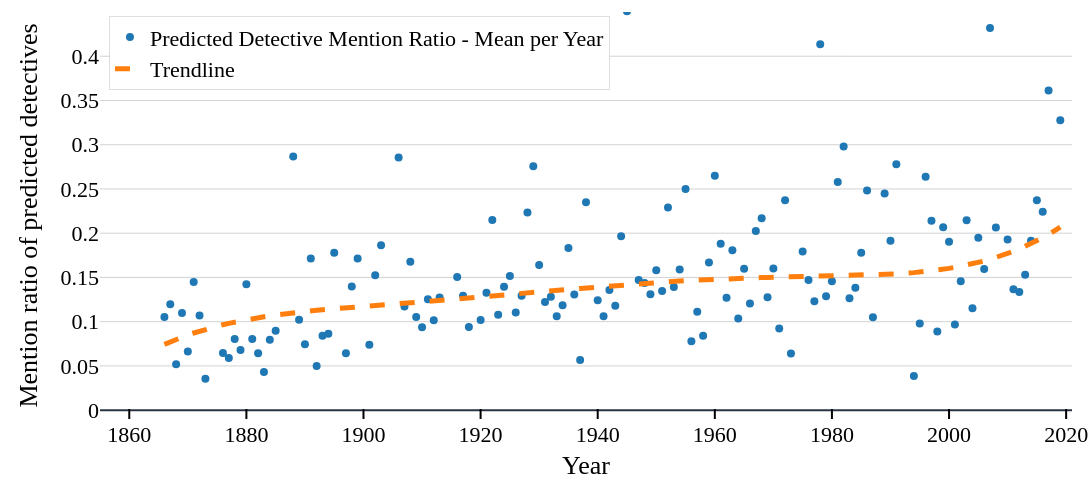

The notebook cell this image was saved under:
### Code cell
fig = go.Figure()

# Add scatter plot (points) for mean probabilities
fig.add_trace(go.Scatter(
    x=predicted_detectives_df['year'],
    y=predicted_detectives_df['mention_ratio'],
    mode='markers',
    # hovertext=predicted_detectives_df['author_character'],
    name='Predicted Detective Mention Ratio - Mean per Year',
    marker=dict(color='#1f77b4', size=8)
))

# Add line plot for rolling mean
fig.add_trace(go.Scatter(
    x=predicted_detectives_df['year'],
    y=predicted_detectives_df['trendline'],
    mode='lines',
    name=f'Trendline',
    line=dict(color='#ff7f0e', width=5, dash='dash'),
))

figure_aspect_ratio = 2.5
width = 1200
height=width/figure_aspect_ratio

# Update layout
fig.update_layout(
    # title='Predicted Probability by Year',
    xaxis_title='Year',
    yaxis_title='Mention ratio of predicted detectives',
    xaxis=dict(
        range=[
            1855,
            2021
        ],
        showgrid=False,
        gridcolor='lightgray',  # or 'gray', '#CCCCCC', etc.
        gridwidth=1,
        showticklabels=True,
        dtick=20,           # Set tick interval (e.g., every 10 years)
        ticks='inside',     # place ticks outside the axis
        tickcolor='black',   # tick color
        tickwidth=2,         # tick line thickness
        ticklen=10            # length of tick lines
    ),
    yaxis=dict(
        range=[-0.01, 0.45],
        showgrid=True,
        # dtick=0.025,
        # tickcolor='black',
        gridcolor='lightgray',
        gridwidth=1
    ),
    height=height,
    width=width,
    legend=dict(
        x=0.01,         # Horizontal position (0 = left, 1 = right)
        y=0.99,         # Vertical position (0 = bottom, 1 = top)
        xanchor='left', # Anchor legend box at left of x
        yanchor='top',  # Anchor legend box at top of y
        font=dict(
            family='Times Roman',
            size=22,
            color='black'
        ),
        bgcolor='white',     # Optional: legend background color
        bordercolor='grey', # Optional: legend border color
        borderwidth=0.25
    ),
    font=dict(
        family="Times Roman",
        size=22,
        color="black"
    ),
    plot_bgcolor='white',
    paper_bgcolor='white',
    margin=dict(
        l=100,# left
        r=20,   # right
        t=10,   # top
        b=0    # bottom
    )
)

fig.show()
fig.write_image(f"{os.path.join(figures_directory, 'mention_ratio_evolution.png')}",
                width=width,
                height=height,
                scale=4)

### Figure 1 — Plotly figure (JSON) as saved in the notebook; plotly's stock layout.template omitted (floating-point values rounded to 4 significant figures; data arrays with more than 128 entries replaced by an {"elided": "..."} marker saying what was removed)
{"data": [{"marker": {"color": "#1f77b4", "size": 8}, "mode": "markers", "name": "Predicted Detective Mention Ratio - Mean per Year", "x": {"elided": "136 int values"}, "y": {"elided": "136 float values"}, "type": "scatter"}, {"line": {"color": "#ff7f0e", "dash": "dash", "width": 5}, "mode": "lines", "name": "Trendline", "x": {"elided": "136 int values"}, "y": {"elided": "136 float values"}, "type": "scatter"}], "layout": {"xaxis": {"title": {"text": "Year"}, "range": [1855, 2021], "showgrid": false, "gridcolor": "lightgray", "gridwidth": 1, "showticklabels": true, "dtick": 20, "ticks": "inside", "tickcolor": "black", "tickwidth": 2, "ticklen": 10}, "yaxis": {"title": {"text": "Mention ratio of predicted detectives"}, "range": [-0.01, 0.45], "showgrid": true, "gridcolor": "lightgray", "gridwidth": 1}, "legend": {"font": {"family": "Times Roman", "size": 22, "color": "black"}, "x": 0.01, "y": 0.99, "xanchor": "left", "yanchor": "top", "bgcolor": "white", "bordercolor": "grey", "borderwidth": 0.25}, "font": {"family": "Times Roman", "size": 22, "color": "black"}, "margin": {"l": 100, "r": 20, "t": 10, "b": 0}, "height": 480.0, "width": 1200, "plot_bgcolor": "white", "paper_bgcolor": "white"}}
